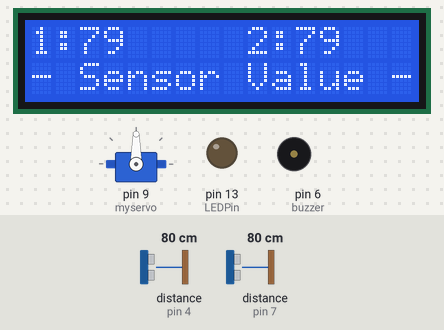
Bench run of a sketch on a simulated Arduino Uno, built with avr-gcc and run on an emulated ATmega328P. Shown: 16×2 character LCD, servo, output pins drawn as LEDs (lit = HIGH), buzzer (waves = sounding, pin HIGH). Wiring (inferred from the names in the program): 2 × ultrasonic range finder: trigger pin 5, echo pin 4 / trigger pin 8, echo pin 7. Inputs (shaded band) come from the test bench; at power-on: distance to the obstacle (sensors on pin 7, pin 4) 80 cm. The echo pulse lasts 58.3 µs per cm; pins used as bus, display or sensor lines are not drawn.

Above: at 3.2 s.
3.3 s: distance to the obstacle (sensor on pin 7) set to 34 cm
At 4.6 s:
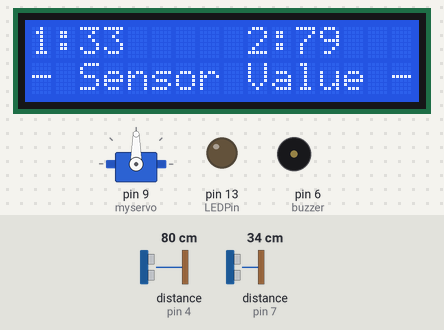
4.9 s: distance to the obstacle (sensor on pin 7) set to 28 cm
At 6.4 s:
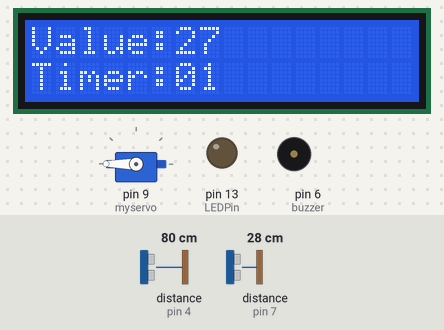
7.9 s: distance to the obstacle (sensor on pin 4) set to 2 cm
10.9 s: distance to the obstacle (sensor on pin 4) set to 18 cm
13.9 s: distance to the obstacle (sensor on pin 7) set to 120 cm
At 15.2 s:
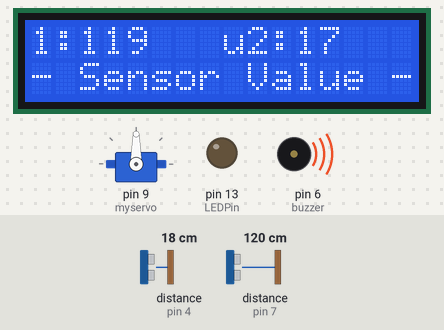
15.6 s: distance to the obstacle (sensor on pin 7) set to 2 cm
At 17.3 s:
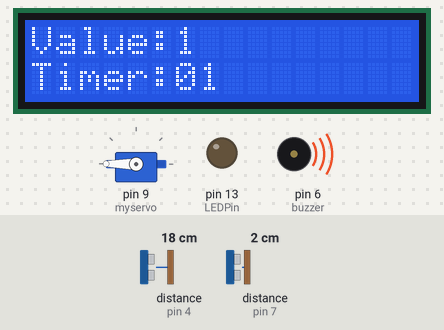
Timing chart, 0 to 22.1 s (numbered marks = the images above; inputs shaded):
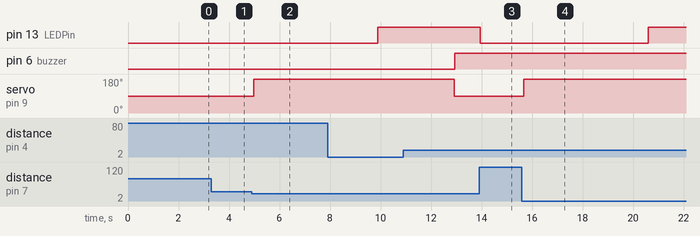

The sketch:

Embeded_project_Arduino.ino
```cpp
#include <Servo.h>
#include <Wire.h>
#include <LiquidCrystal_PCF8574.h>

#define echoPin2 4
#define trigPin2 5
#define buzzer 6
#define echoPin 7
#define trigPin 8
#define LEDPin 13

LiquidCrystal_PCF8574 lcd(0x38);

Servo myservo;

int maximumRange = 30;
int minimumRange = 00;
unsigned long mulai, selesai, over, duration, distance, duration2, distance2;
float detik;
boolean a=0;

void setup() {
    Serial.begin (9600);
    lcd.begin(16,2);
    lcd.setBacklight(255);

    lcd.setCursor(0,0);
    lcd.print(" Smart Dustbin");
    lcd.setCursor(0,1);
    lcd.print("================");
    delay(2000);
    lcd.clear();

    pinMode(trigPin, OUTPUT);
    pinMode(echoPin, INPUT);
    pinMode(LEDPin, OUTPUT);
    pinMode(buzzer, OUTPUT);

    pinMode(trigPin2, OUTPUT);
    pinMode(echoPin2, INPUT);
    digitalWrite(LEDPin, LOW);

    myservo.attach(9);
    mulai=0;
}

void tim(){
      over = (mulai-selesai) % 3600000;
      detik = int(over / 1000);
}

void cek_jarak(){
    digitalWrite(trigPin, LOW); delayMicroseconds(2);
    digitalWrite(trigPin, HIGH); delayMicroseconds(10);
    digitalWrite(trigPin, LOW);
    duration = pulseIn(echoPin, HIGH);


    distance = duration/58.2;

    digitalWrite(trigPin2, LOW); delayMicroseconds(2);
    digitalWrite(trigPin2, HIGH); delayMicroseconds(10);
    digitalWrite(trigPin2, LOW);
    duration2 = pulseIn(echoPin2, HIGH);


    distance2 = duration2/58.2;
}

void cek_kondisi(){
      lcd.clear();
        while(1){
         cek_jarak();
      digitalWrite(buzzer, HIGH);
      lcd.setCursor(0,0);
      lcd.print(" Smart Dustbin ");
      lcd.setCursor(00,1);
      lcd.print("   - Full -     ");
    if(distance2 > 10){break; lcd.clear();
      }
}}

void loop() {
    cek_jarak();

    if (distance < 30 && a==0) {
      lcd.clear(); a=1;
       while(1){
        cek_jarak();
        lcd.setCursor(00,00);
        lcd.print("Value:");
        lcd.print(distance);
          myservo.write(180); //90
          mulai = millis();
          tim();
          lcd.setCursor(00,1);
          lcd.print("Timer:");
          if (detik <= 9) {lcd.print("0");}
          lcd.print(detik,0);
          if(detik==5) {digitalWrite(LEDPin, HIGH); }
          if ((detik>5) && distance>30) { break;  lcd.clear();}
          if ((detik>=3) && distance>30) { break;  lcd.clear();}
          if ((detik>=8) && distance<30 && a==1) { break;  lcd.clear();}
        }
    }

    if (distance < 30 && a==1) {
      lcd.clear();
    while(1){
     cek_jarak();

        myservo.write(90); //0

        lcd.setCursor(00,00);
        lcd.print("1:");
        lcd.print(distance);
        lcd.setCursor(9,00);
        lcd.print("2:");
        lcd.print(distance2);
        lcd.setCursor(0,1);
        lcd.print("- Sensor Value -");

        cek_kondisi();
        if (distance>30) { break;  lcd.clear();}
        }
    }

    if (distance > 30) {
      selesai= millis();
      detik = 0;
    digitalWrite(LEDPin, LOW);
    myservo.write(90); //0
    a=0;

     lcd.setCursor(00,00);
     lcd.print("1:");
     lcd.print(distance);
     lcd.print("   ");
     lcd.setCursor(9,00);
     lcd.print("2:");
     lcd.print(distance2);
     lcd.print("   ");
     lcd.setCursor(0,1);
     lcd.print("- Sensor Value -");
        }

      if(distance2 <= 10){  cek_kondisi();}

    delay(50);
}
```

Measured:
- the behaviour switches between 31 and 30 cm on distance to the obstacle (sensor on pin 7) (found by bisection; images 1 and 2)
- after the input at 3.3 s, the display: changes after 0.10 s (image 1)
- after the input at 4.9 s, servo on pin 9 (myservo): 90° → 180° after 0.08 s; the display: first changes after 0.06 s (image 2 shows a later state)
- after the input at 13.9 s, pin 13 (LEDPin): HIGH → LOW after 0.05 s
- after the input at 15.6 s, pin 13 (LEDPin): LOW → HIGH after 5.0 s; servo on pin 9 (myservo): 90° → 180° after 0.08 s; the display: first changes after 0.06 s (image 4 shows a later state)
- what the display in image 2 shows lasts 1.0 s, from 5.9 s to 6.9 s
